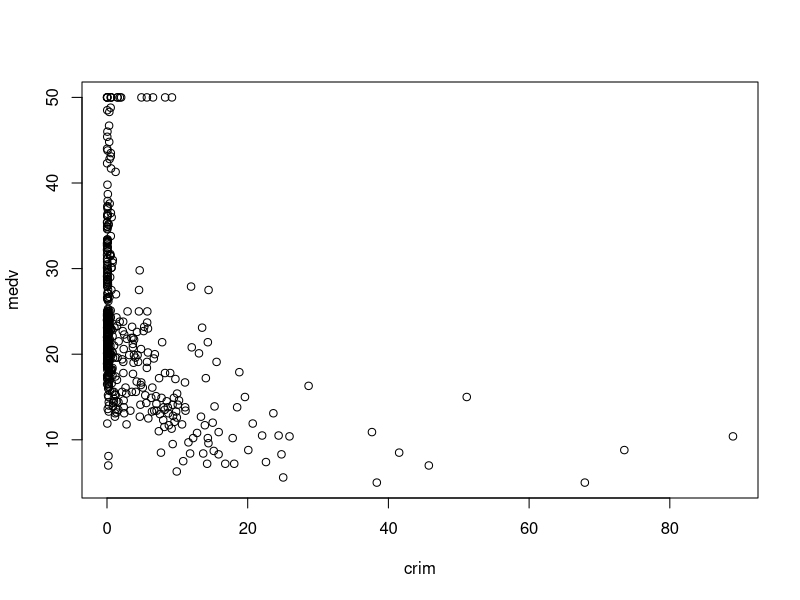
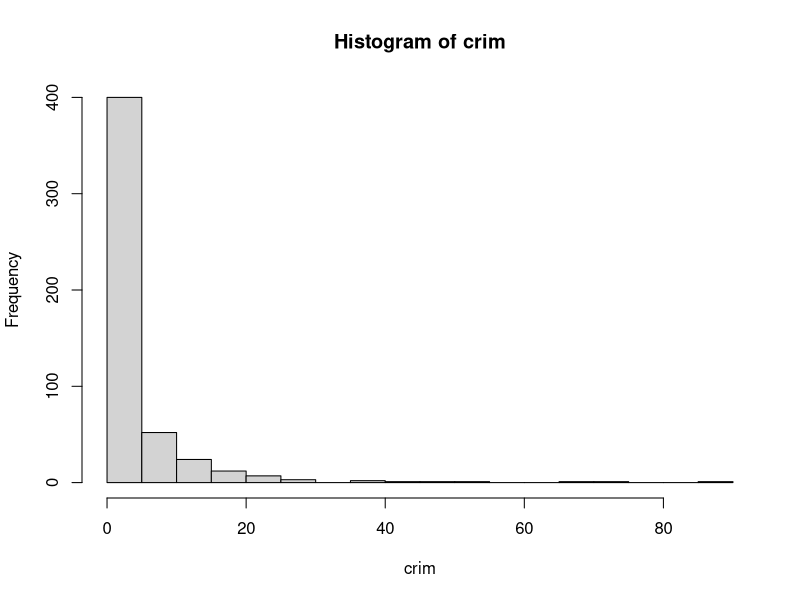
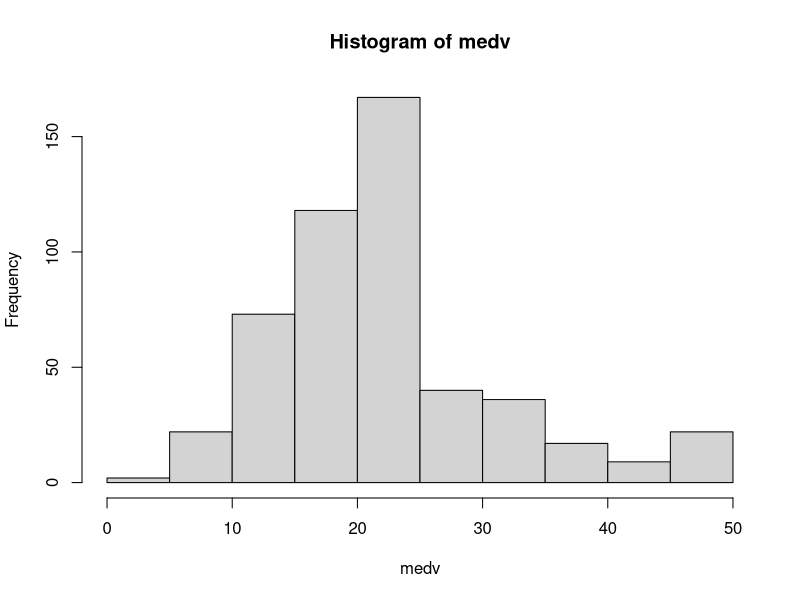
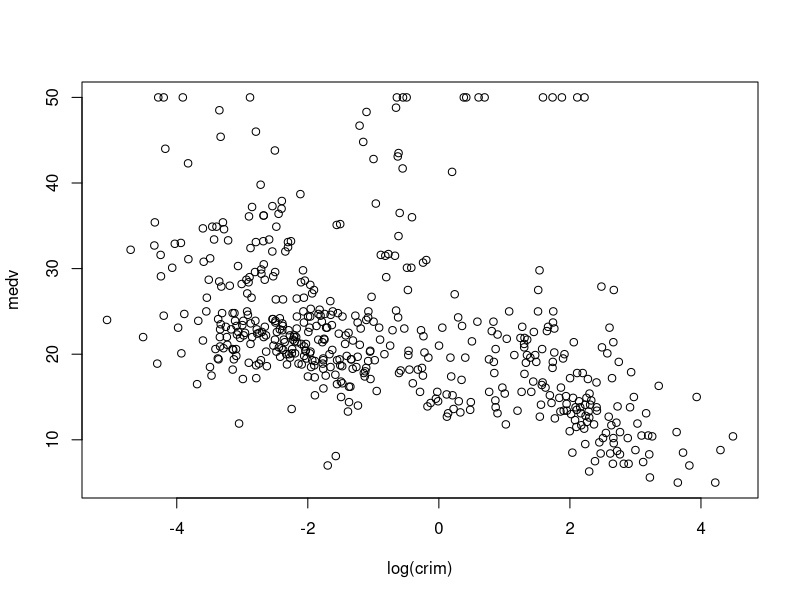
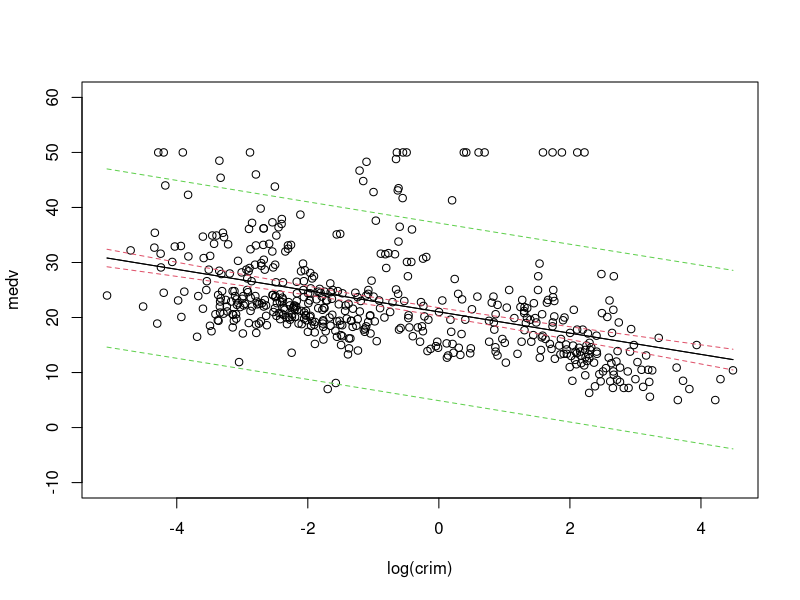
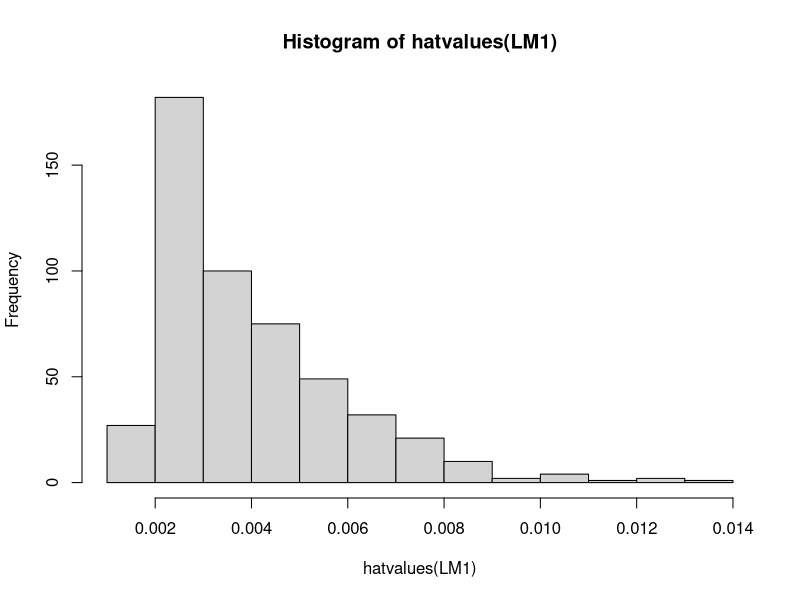
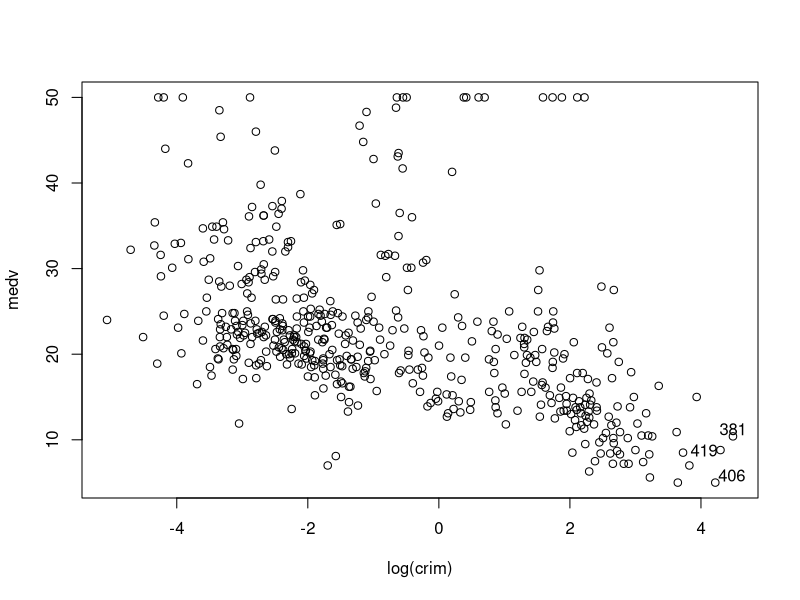
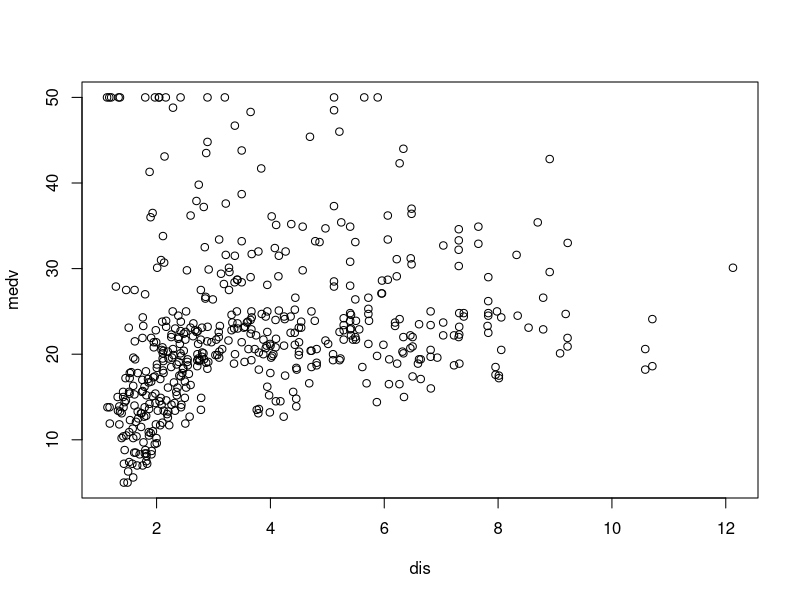

Source code (R) for these figures, in order:
## ---- chunk 1
library(MASS) # Boston data
head(Boston) # median value of homes by town
## ---- chunk 2
# see help for definition of variables
attach(Boston) 
## ---- chunk 3
plot(crim, medv)
## ---- chunk 4
hist(crim, breaks = seq(0, 90, 5))
## ---- chunk 5
hist(medv, breaks = seq(0,50,5))
## ---- chunk 6
plot(log(crim), medv)
## ---- chunk 7
LM1 <- lm(medv~ log(crim))
summary(LM1)
## ---- chunk 8
# confidence band, prediction band
confint(LM1, level = 0.99) # 99% confidence interval (default=95%)
## ---- chunk 9
CI <- predict(LM1, interval="confidence") # confidence interval
head(CI)
## ---- chunk 10
PI <- predict(LM1, interval = "prediction") #prediction interval
head(PI)
## ---- chunk 11
ORD <- order(crim) # index for crim in increasing order
head(ORD)
## ---- chunk 12
plot(log(crim), medv, ylim = c(-10, 60))
matlines(log(crim)[ORD], CI[ORD,], type="l", col=c(1,2,2), lty=c(1,2,2))
matlines(log(crim)[ORD], PI[ORD,], type="l", col=c(1,3,3), lty=c(1,2,2))
## ---- chunk 13
# plot and leverage
hist(hatvalues(LM1))
## ---- chunk 14
sort(hatvalues(LM1))[501:506] # 6 largest hat values

## ---- chunk 15
which.max(hatvalues(LM1)) # point with largest leverage
## ---- chunk 16
MAX3 <- order(hatvalues(LM1))[504:506] # points with 3 largest leverages
MAX3
## ---- chunk 17
library(car) # for pointLabel 
## ---- chunk 18
plot(log(crim), medv)
pointLabel(x=log(crim)[MAX3], y=medv[MAX3], labels = as.character(MAX3))
## ---- chunk 19
plot(dis, medv)
## ---- chunk 20
plot(nox, medv)
## ---- chunk 21
# ANOVA (Analysis of Variance)
LM2 <- lm(medv~ log(crim)+dis+nox)
summary(LM2)
## ---- chunk 22
anova(LM2)
## ---- chunk 23
LM2b <- lm(medv~ log(crim)+dis+nox) 
# change of order doesn't matter here
summary(LM2b)
## ---- chunk 24
anova(LM2b) # change of order matters in ANOVA
## ---- chunk 25
anova(LM1, LM2) # see if LM2 is significantly better than LM1
